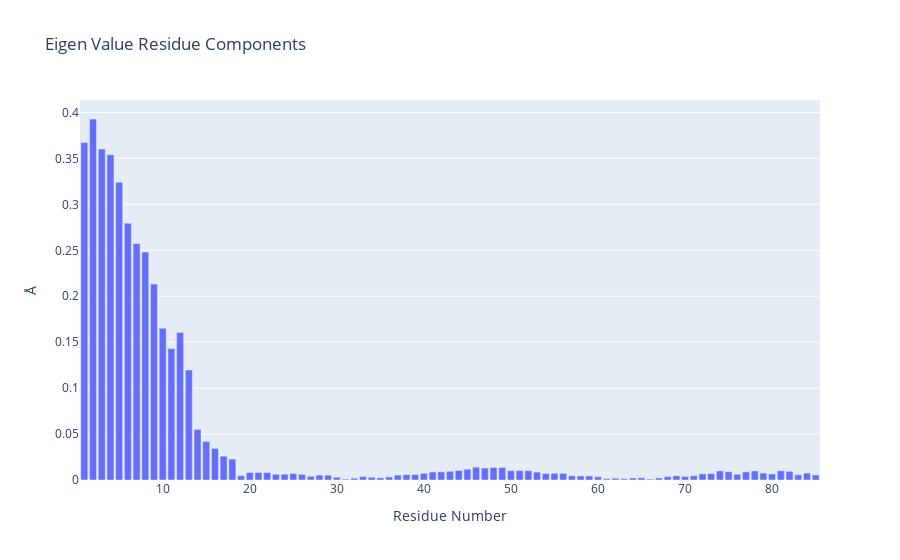

The code cell stored with this chart in its notebook:
### Code cell
# Plotting Eigen Value Residue Components
y = np.array(pcz_evecs_report_json['projs'])
x = list(range(1,len(y)+1))

plotly.offline.init_notebook_mode(connected=True)

fig = {
    "data": [go.Bar(x=x, y=y)],
    "layout": go.Layout(title="Eigen Value Residue Components",
                        xaxis=dict(title = "Residue Number"),
                        yaxis=dict(title = "\u00C5")
                       )
}

plotly.offline.iplot(fig)

### Figure 1 — Plotly figure (JSON) as saved in the notebook; plotly's stock layout.template omitted (floating-point values rounded to 4 significant figures)
{"data": [{"type": "bar", "x": [1, 2, 3, 4, 5, 6, 7, 8, 9, 10, 11, 12, 13, 14, 15, 16, 17, 18, 19, 20, 21, 22, 23, 24, 25, 26, 27, 28, 29, 30, 31, 32, 33, 34, 35, 36, 37, 38, 39, 40, 41, 42, 43, 44, 45, 46, 47, 48, 49, 50, 51, 52, 53, 54, 55, 56, 57, 58, 59, 60, 61, 62, 63, 64, 65, 66, 67, 68, 69, 70, 71, 72, 73, 74, 75, 76, 77, 78, 79, 80, 81, 82, 83, 84, 85], "y": [0.3672, 0.3929, 0.3603, 0.3541, 0.3241, 0.2795, 0.2575, 0.2482, 0.2133, 0.1651, 0.1429, 0.1606, 0.1197, 0.055, 0.0419, 0.0344, 0.0259, 0.0228, 0.0047, 0.0081, 0.0081, 0.0081, 0.0062, 0.0063, 0.0071, 0.0061, 0.0041, 0.0054, 0.0052, 0.003, 0.001, 0.002, 0.0037, 0.003, 0.0024, 0.0033, 0.0054, 0.0058, 0.0058, 0.0073, 0.0087, 0.0089, 0.0095, 0.0104, 0.0118, 0.014, 0.013, 0.0137, 0.0136, 0.0102, 0.0103, 0.0102, 0.0086, 0.0071, 0.0073, 0.0073, 0.0046, 0.0044, 0.0044, 0.0036, 0.0014, 0.002, 0.0014, 0.0022, 0.0024, 0.001, 0.0022, 0.0037, 0.0046, 0.0037, 0.0046, 0.0067, 0.007, 0.0099, 0.009, 0.0062, 0.0088, 0.0099, 0.0075, 0.0066, 0.01, 0.0094, 0.0057, 0.0076, 0.0055]}], "layout": {"title": {"text": "Eigen Value Residue Components"}, "xaxis": {"title": {"text": "Residue Number"}}, "yaxis": {"title": {"text": "Å"}}}}
